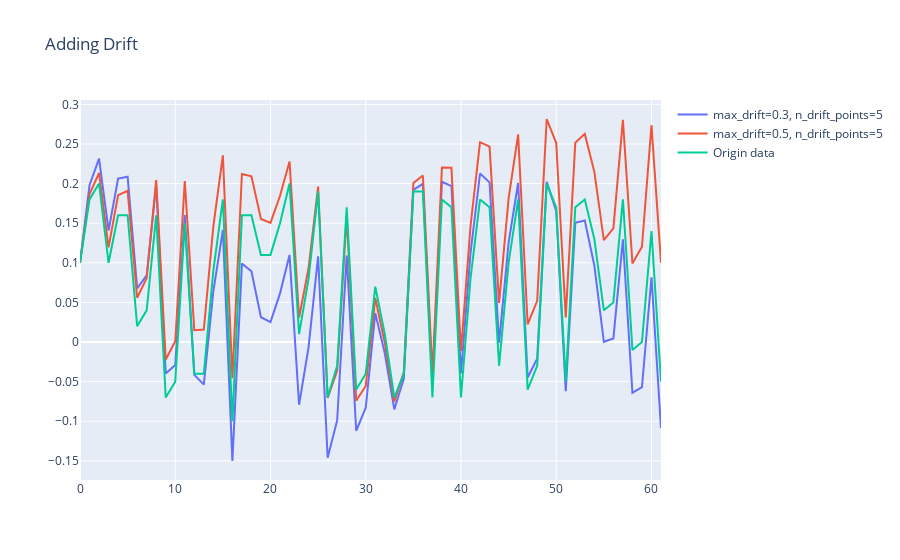

This figure's notebook cell:
### Markdown cell above
# Drift
Drift the value of time series.

The augmenter drifts the value of time series from its original values randomly and smoothly. The extent of drifting is controlled by the maximal drift and the number of drift points.

### Code cell
Y_aug, X_aug = tsaug.Drift(max_drift=0.3, n_drift_points=5).augment(Y, X)
Y_aug2, X_aug2 = tsaug.Drift(max_drift=0.5, n_drift_points=5).augment(Y, X)
draw_plot_px2('Adding Drift', X_aug, Y_aug, 'max_drift=0.3, n_drift_points=5', 
              X_aug2, Y_aug2, 'max_drift=0.5, n_drift_points=5')
